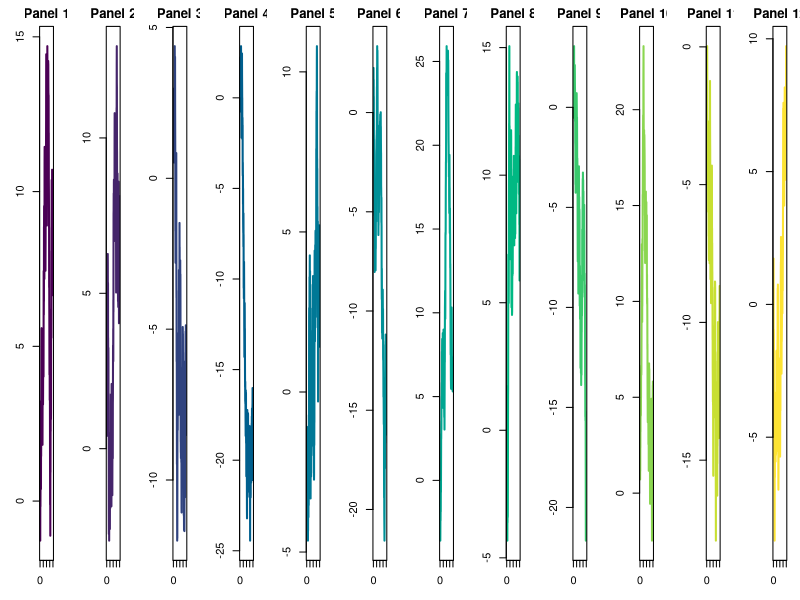
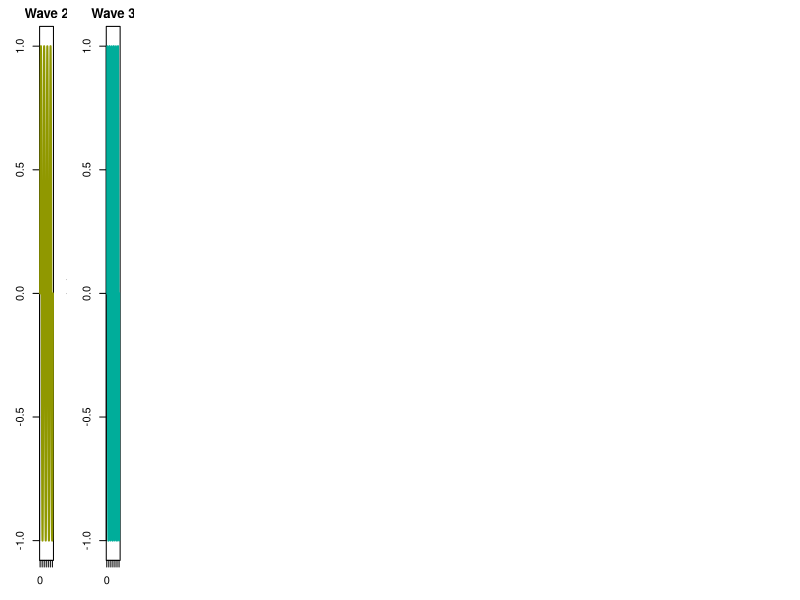

Reproduce these figures in R, in order.
## ---- chunk 1
# A collage: `n` panels side by side, like a wide patchwork figure.
collage <- function(n = 12) {
  set.seed(1)
  par(mfrow = c(1, n), mar = c(3, 3, 2, 1))
  for (i in seq_len(n)) {
    plot(
      cumsum(rnorm(200)),
      type = "l",
      main = paste("Panel", i),
      xlab = "",
      ylab = "",
      col = hcl.colors(n)[i],
      lwd = 2
    )
  }
}

wave <- function(k = 1) {
  x <- seq(0, 4 * pi, length.out = 400)
  col <- hcl.colors(4, "Dark 3")[k]
  plot(
    x,
    sin(k * x),
    type = "n",
    main = paste("Wave", k),
    xlab = "x",
    ylab = "sin(kx)"
  )
  polygon(
    c(x, rev(x)),
    c(sin(k * x), rep(0, length(x))),
    col = adjustcolor(col, 0.35),
    border = NA
  )
  lines(x, sin(k * x), lwd = 2, col = col)
}
## ---- chunk 2
#| panzoom: true
#| echo: false
#| fig-width: 25
#| fig-height: 2
#| fig-alt: >-
#|   A row of 12 small line plots of random walks, each in its own color
#| fig-cap: "A 25 × 2 inch collage of 12 random walks."

collage(n = 12)
## ---- chunk 3
#| panzoom: true
#| fig-width: 12
#| fig-height: 5
#| column: page
#| fig-alt: "A sine curve, shaded between the curve and y = 0"
#| fig-cap: >-
#|   Wave 2: y = sin(2x); the area between the curve and y = 0 is shaded.

wave(k = 2)
## ---- chunk 4
#| panzoom: true
#| echo: false
#| fig-alt: "A sine curve, shaded between the curve and y = 0"
#| fig-cap: >-
#|   Wave 3: y = sin(3x); the area between the curve and y = 0 is shaded.

wave(k = 3)
